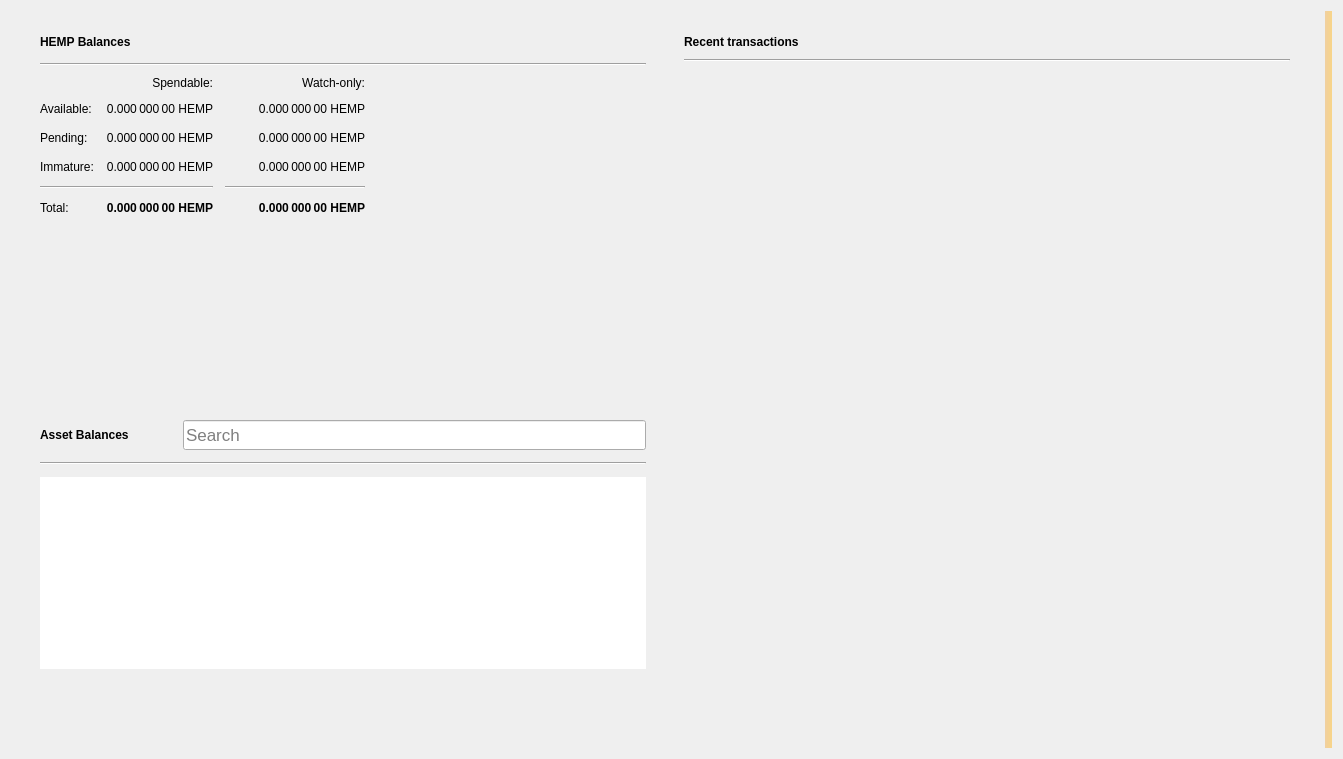
<?xml version="1.0" encoding="UTF-8"?>
<ui version="4.0">
 <class>OverviewPage</class>
 <widget class="QWidget" name="OverviewPage">
  <property name="geometry">
   <rect>
    <x>0</x>
    <y>0</y>
    <width>1343</width>
    <height>759</height>
   </rect>
  </property>
  <property name="minimumSize">
   <size>
    <width>760</width>
    <height>0</height>
   </size>
  </property>
  <property name="windowTitle">
   <string>Form</string>
  </property>
  <property name="autoFillBackground">
   <bool>false</bool>
  </property>
  <layout class="QGridLayout" name="gridLayout_3">
   <item row="0" column="1">
    <layout class="QVBoxLayout" name="verticalLayout_7">
     <property name="spacing">
      <number>0</number>
     </property>
     <property name="leftMargin">
      <number>0</number>
     </property>
     <property name="topMargin">
      <number>0</number>
     </property>
     <property name="rightMargin">
      <number>0</number>
     </property>
     <property name="bottomMargin">
      <number>0</number>
     </property>
     <item>
      <layout class="QHBoxLayout" name="horizontalLayout" stretch="0,0">
       <property name="spacing">
        <number>20</number>
       </property>
       <property name="sizeConstraint">
        <enum>QLayout::SetMinAndMaxSize</enum>
       </property>
       <property name="leftMargin">
        <number>20</number>
       </property>
       <property name="topMargin">
        <number>20</number>
       </property>
       <property name="rightMargin">
        <number>20</number>
       </property>
       <property name="bottomMargin">
        <number>20</number>
       </property>
       <item>
        <layout class="QVBoxLayout" name="verticalLayout_2">
         <property name="spacing">
          <number>0</number>
         </property>
         <property name="rightMargin">
          <number>0</number>
         </property>
         <item>
          <widget class="QFrame" name="frame">
           <property name="sizePolicy">
            <sizepolicy hsizetype="Preferred" vsizetype="Preferred">
             <horstretch>0</horstretch>
             <verstretch>0</verstretch>
            </sizepolicy>
           </property>
           <property name="minimumSize">
            <size>
             <width>350</width>
             <height>180</height>
            </size>
           </property>
           <property name="frameShape">
            <enum>QFrame::NoFrame</enum>
           </property>
           <property name="frameShadow">
            <enum>QFrame::Raised</enum>
           </property>
           <property name="lineWidth">
            <number>5</number>
           </property>
           <layout class="QVBoxLayout" name="verticalLayout_4">
            <property name="spacing">
             <number>10</number>
            </property>
            <property name="topMargin">
             <number>0</number>
            </property>
            <property name="bottomMargin">
             <number>0</number>
            </property>
            <item>
             <layout class="QHBoxLayout" name="horizontalLayout_4">
              <property name="spacing">
               <number>6</number>
              </property>
              <item>
               <widget class="QLabel" name="rvnBalancesLabel">
                <property name="font">
                 <font>
                  <weight>75</weight>
                  <bold>true</bold>
                 </font>
                </property>
                <property name="text">
                 <string>HEMP Balances</string>
                </property>
               </widget>
              </item>
              <item>
               <widget class="QPushButton" name="labelWalletStatus">
                <property name="enabled">
                 <bool>true</bool>
                </property>
                <property name="maximumSize">
                 <size>
                  <width>30</width>
                  <height>16777215</height>
                 </size>
                </property>
                <property name="toolTip">
                 <string>The displayed information may be out of date. Your wallet automatically synchronizes with the Raven network after a connection is established, but this process has not completed yet.</string>
                </property>
                <property name="text">
                 <string/>
                </property>
                <property name="icon">
                 <iconset>
                  <normaloff>:/icons/warning</normaloff>
                  <disabledoff>:/icons/warning</disabledoff>:/icons/warning</iconset>
                </property>
                <property name="iconSize">
                 <size>
                  <width>24</width>
                  <height>24</height>
                 </size>
                </property>
                <property name="flat">
                 <bool>true</bool>
                </property>
               </widget>
              </item>
              <item>
               <spacer name="horizontalSpacer_3">
                <property name="orientation">
                 <enum>Qt::Horizontal</enum>
                </property>
                <property name="sizeHint" stdset="0">
                 <size>
                  <width>40</width>
                  <height>20</height>
                 </size>
                </property>
               </spacer>
              </item>
             </layout>
            </item>
            <item>
             <widget class="Line" name="line_2">
              <property name="orientation">
               <enum>Qt::Horizontal</enum>
              </property>
             </widget>
            </item>
            <item>
             <layout class="QGridLayout" name="gridLayout">
              <property name="bottomMargin">
               <number>5</number>
              </property>
              <property name="spacing">
               <number>12</number>
              </property>
              <item row="3" column="2">
               <widget class="QLabel" name="labelWatchImmature">
                <property name="font">
                 <font>
                  <weight>50</weight>
                  <bold>false</bold>
                 </font>
                </property>
                <property name="cursor">
                 <cursorShape>IBeamCursor</cursorShape>
                </property>
                <property name="toolTip">
                 <string>Mined balance in watch-only addresses that has not yet matured</string>
                </property>
                <property name="text">
                 <string notr="true">0.000 000 00 HEMP</string>
                </property>
                <property name="alignment">
                 <set>Qt::AlignRight|Qt::AlignTrailing|Qt::AlignVCenter</set>
                </property>
                <property name="textInteractionFlags">
                 <set>Qt::LinksAccessibleByMouse|Qt::TextSelectableByKeyboard|Qt::TextSelectableByMouse</set>
                </property>
               </widget>
              </item>
              <item row="2" column="3">
               <spacer name="horizontalSpacer_2">
                <property name="orientation">
                 <enum>Qt::Horizontal</enum>
                </property>
                <property name="sizeHint" stdset="0">
                 <size>
                  <width>40</width>
                  <height>20</height>
                 </size>
                </property>
               </spacer>
              </item>
              <item row="1" column="0">
               <widget class="QLabel" name="labelBalanceText">
                <property name="text">
                 <string>Available:</string>
                </property>
               </widget>
              </item>
              <item row="1" column="2">
               <widget class="QLabel" name="labelWatchAvailable">
                <property name="font">
                 <font>
                  <weight>50</weight>
                  <bold>false</bold>
                 </font>
                </property>
                <property name="cursor">
                 <cursorShape>IBeamCursor</cursorShape>
                </property>
                <property name="toolTip">
                 <string>Your current balance in watch-only addresses</string>
                </property>
                <property name="text">
                 <string notr="true">0.000 000 00 HEMP</string>
                </property>
                <property name="alignment">
                 <set>Qt::AlignRight|Qt::AlignTrailing|Qt::AlignVCenter</set>
                </property>
                <property name="textInteractionFlags">
                 <set>Qt::LinksAccessibleByMouse|Qt::TextSelectableByKeyboard|Qt::TextSelectableByMouse</set>
                </property>
               </widget>
              </item>
              <item row="2" column="1">
               <widget class="QLabel" name="labelUnconfirmed">
                <property name="font">
                 <font>
                  <weight>50</weight>
                  <bold>false</bold>
                 </font>
                </property>
                <property name="cursor">
                 <cursorShape>IBeamCursor</cursorShape>
                </property>
                <property name="toolTip">
                 <string>Total of transactions that have yet to be confirmed, and do not yet count toward the spendable balance</string>
                </property>
                <property name="text">
                 <string notr="true">0.000 000 00 HEMP</string>
                </property>
                <property name="alignment">
                 <set>Qt::AlignRight|Qt::AlignTrailing|Qt::AlignVCenter</set>
                </property>
                <property name="textInteractionFlags">
                 <set>Qt::LinksAccessibleByMouse|Qt::TextSelectableByKeyboard|Qt::TextSelectableByMouse</set>
                </property>
               </widget>
              </item>
              <item row="4" column="2">
               <widget class="Line" name="lineWatchBalance">
                <property name="sizePolicy">
                 <sizepolicy hsizetype="Preferred" vsizetype="Fixed">
                  <horstretch>0</horstretch>
                  <verstretch>0</verstretch>
                 </sizepolicy>
                </property>
                <property name="minimumSize">
                 <size>
                  <width>140</width>
                  <height>0</height>
                 </size>
                </property>
                <property name="orientation">
                 <enum>Qt::Horizontal</enum>
                </property>
               </widget>
              </item>
              <item row="0" column="1">
               <widget class="QLabel" name="labelSpendable">
                <property name="text">
                 <string>Spendable:</string>
                </property>
                <property name="alignment">
                 <set>Qt::AlignRight|Qt::AlignTrailing|Qt::AlignVCenter</set>
                </property>
               </widget>
              </item>
              <item row="3" column="0">
               <widget class="QLabel" name="labelImmatureText">
                <property name="text">
                 <string>Immature:</string>
                </property>
               </widget>
              </item>
              <item row="5" column="2">
               <widget class="QLabel" name="labelWatchTotal">
                <property name="font">
                 <font>
                  <weight>75</weight>
                  <bold>true</bold>
                 </font>
                </property>
                <property name="cursor">
                 <cursorShape>IBeamCursor</cursorShape>
                </property>
                <property name="toolTip">
                 <string>Current total balance in watch-only addresses</string>
                </property>
                <property name="text">
                 <string notr="true">0.000 000 00 HEMP</string>
                </property>
                <property name="alignment">
                 <set>Qt::AlignRight|Qt::AlignTrailing|Qt::AlignVCenter</set>
                </property>
                <property name="textInteractionFlags">
                 <set>Qt::LinksAccessibleByMouse|Qt::TextSelectableByKeyboard|Qt::TextSelectableByMouse</set>
                </property>
               </widget>
              </item>
              <item row="4" column="0" colspan="2">
               <widget class="Line" name="line">
                <property name="orientation">
                 <enum>Qt::Horizontal</enum>
                </property>
               </widget>
              </item>
              <item row="0" column="2">
               <widget class="QLabel" name="labelWatchonly">
                <property name="text">
                 <string>Watch-only:</string>
                </property>
                <property name="alignment">
                 <set>Qt::AlignRight|Qt::AlignTrailing|Qt::AlignVCenter</set>
                </property>
               </widget>
              </item>
              <item row="5" column="1">
               <widget class="QLabel" name="labelTotal">
                <property name="font">
                 <font>
                  <weight>75</weight>
                  <bold>true</bold>
                 </font>
                </property>
                <property name="cursor">
                 <cursorShape>IBeamCursor</cursorShape>
                </property>
                <property name="toolTip">
                 <string>Your current total balance</string>
                </property>
                <property name="text">
                 <string notr="true">0.000 000 00 HEMP</string>
                </property>
                <property name="alignment">
                 <set>Qt::AlignRight|Qt::AlignTrailing|Qt::AlignVCenter</set>
                </property>
                <property name="textInteractionFlags">
                 <set>Qt::LinksAccessibleByMouse|Qt::TextSelectableByKeyboard|Qt::TextSelectableByMouse</set>
                </property>
               </widget>
              </item>
              <item row="1" column="1">
               <widget class="QLabel" name="labelBalance">
                <property name="font">
                 <font>
                  <weight>50</weight>
                  <bold>false</bold>
                 </font>
                </property>
                <property name="cursor">
                 <cursorShape>IBeamCursor</cursorShape>
                </property>
                <property name="toolTip">
                 <string>Your current spendable balance</string>
                </property>
                <property name="text">
                 <string notr="true">0.000 000 00 HEMP</string>
                </property>
                <property name="alignment">
                 <set>Qt::AlignRight|Qt::AlignTrailing|Qt::AlignVCenter</set>
                </property>
                <property name="textInteractionFlags">
                 <set>Qt::LinksAccessibleByMouse|Qt::TextSelectableByKeyboard|Qt::TextSelectableByMouse</set>
                </property>
               </widget>
              </item>
              <item row="2" column="0">
               <widget class="QLabel" name="labelPendingText">
                <property name="text">
                 <string>Pending:</string>
                </property>
               </widget>
              </item>
              <item row="5" column="0">
               <widget class="QLabel" name="labelTotalText">
                <property name="text">
                 <string>Total:</string>
                </property>
               </widget>
              </item>
              <item row="3" column="1">
               <widget class="QLabel" name="labelImmature">
                <property name="font">
                 <font>
                  <weight>50</weight>
                  <bold>false</bold>
                 </font>
                </property>
                <property name="cursor">
                 <cursorShape>IBeamCursor</cursorShape>
                </property>
                <property name="toolTip">
                 <string>Mined balance that has not yet matured</string>
                </property>
                <property name="text">
                 <string notr="true">0.000 000 00 HEMP</string>
                </property>
                <property name="alignment">
                 <set>Qt::AlignRight|Qt::AlignTrailing|Qt::AlignVCenter</set>
                </property>
                <property name="textInteractionFlags">
                 <set>Qt::LinksAccessibleByMouse|Qt::TextSelectableByKeyboard|Qt::TextSelectableByMouse</set>
                </property>
               </widget>
              </item>
              <item row="2" column="2">
               <widget class="QLabel" name="labelWatchPending">
                <property name="font">
                 <font>
                  <weight>50</weight>
                  <bold>false</bold>
                 </font>
                </property>
                <property name="cursor">
                 <cursorShape>IBeamCursor</cursorShape>
                </property>
                <property name="toolTip">
                 <string>Unconfirmed transactions to watch-only addresses</string>
                </property>
                <property name="text">
                 <string notr="true">0.000 000 00 HEMP</string>
                </property>
                <property name="alignment">
                 <set>Qt::AlignRight|Qt::AlignTrailing|Qt::AlignVCenter</set>
                </property>
                <property name="textInteractionFlags">
                 <set>Qt::LinksAccessibleByMouse|Qt::TextSelectableByKeyboard|Qt::TextSelectableByMouse</set>
                </property>
               </widget>
              </item>
             </layout>
            </item>
           </layout>
          </widget>
         </item>
         <item>
          <widget class="QWidget" name="assetVerticalSpaceWidget2" native="true">
           <property name="autoFillBackground">
            <bool>false</bool>
           </property>
           <layout class="QVBoxLayout" name="verticalLayout_6">
            <item>
             <spacer name="verticalSpacer_4">
              <property name="orientation">
               <enum>Qt::Vertical</enum>
              </property>
              <property name="sizeType">
               <enum>QSizePolicy::MinimumExpanding</enum>
              </property>
              <property name="sizeHint" stdset="0">
               <size>
                <width>20</width>
                <height>10</height>
               </size>
              </property>
             </spacer>
            </item>
           </layout>
          </widget>
         </item>
         <item>
          <widget class="QFrame" name="assetFrame">
           <property name="minimumSize">
            <size>
             <width>350</width>
             <height>150</height>
            </size>
           </property>
           <property name="autoFillBackground">
            <bool>true</bool>
           </property>
           <property name="frameShape">
            <enum>QFrame::NoFrame</enum>
           </property>
           <property name="frameShadow">
            <enum>QFrame::Plain</enum>
           </property>
           <property name="lineWidth">
            <number>0</number>
           </property>
           <layout class="QVBoxLayout" name="verticalLayout_5">
            <property name="spacing">
             <number>12</number>
            </property>
            <item>
             <layout class="QHBoxLayout" name="assetBalanceHorizontalLayout">
              <item alignment="Qt::AlignVCenter">
               <widget class="QLabel" name="assetBalanceLabel">
                <property name="font">
                 <font>
                  <weight>75</weight>
                  <bold>true</bold>
                 </font>
                </property>
                <property name="text">
                 <string>Asset Balances</string>
                </property>
               </widget>
              </item>
              <item>
               <widget class="QPushButton" name="labelAssetStatus">
                <property name="enabled">
                 <bool>true</bool>
                </property>
                <property name="maximumSize">
                 <size>
                  <width>30</width>
                  <height>16777215</height>
                 </size>
                </property>
                <property name="toolTip">
                 <string>The displayed information may be out of date. Your wallet automatically synchronizes with the Raven network after a connection is established, but this process has not completed yet.</string>
                </property>
                <property name="text">
                 <string/>
                </property>
                <property name="icon">
                 <iconset>
                  <normaloff>:/icons/warning</normaloff>
                  <disabledoff>:/icons/warning</disabledoff>:/icons/warning</iconset>
                </property>
                <property name="iconSize">
                 <size>
                  <width>24</width>
                  <height>24</height>
                 </size>
                </property>
                <property name="flat">
                 <bool>true</bool>
                </property>
               </widget>
              </item>
              <item alignment="Qt::AlignBottom">
               <widget class="QLineEdit" name="assetSearch">
                <property name="sizePolicy">
                 <sizepolicy hsizetype="Expanding" vsizetype="Preferred">
                  <horstretch>0</horstretch>
                  <verstretch>0</verstretch>
                 </sizepolicy>
                </property>
                <property name="minimumSize">
                 <size>
                  <width>0</width>
                  <height>30</height>
                 </size>
                </property>
                <property name="maximumSize">
                 <size>
                  <width>16777215</width>
                  <height>30</height>
                 </size>
                </property>
                <property name="sizeIncrement">
                 <size>
                  <width>0</width>
                  <height>0</height>
                 </size>
                </property>
                <property name="baseSize">
                 <size>
                  <width>0</width>
                  <height>0</height>
                 </size>
                </property>
                <property name="font">
                 <font>
                  <pointsize>13</pointsize>
                 </font>
                </property>
                <property name="maxLength">
                 <number>32</number>
                </property>
                <property name="frame">
                 <bool>true</bool>
                </property>
                <property name="alignment">
                 <set>Qt::AlignLeading|Qt::AlignLeft|Qt::AlignVCenter</set>
                </property>
                <property name="placeholderText">
                 <string>Search</string>
                </property>
                <property name="clearButtonEnabled">
                 <bool>true</bool>
                </property>
               </widget>
              </item>
             </layout>
            </item>
            <item>
             <widget class="Line" name="assetBalanceLine">
              <property name="orientation">
               <enum>Qt::Horizontal</enum>
              </property>
             </widget>
            </item>
            <item>
             <widget class="QListView" name="listAssets">
              <property name="frameShape">
               <enum>QFrame::NoFrame</enum>
              </property>
              <property name="lineWidth">
               <number>0</number>
              </property>
              <property name="verticalScrollMode">
               <enum>QAbstractItemView::ScrollPerItem</enum>
              </property>
             </widget>
            </item>
            <item>
             <widget class="QWidget" name="assetVerticalSpaceWidget" native="true">
              <property name="autoFillBackground">
               <bool>false</bool>
              </property>
              <layout class="QVBoxLayout" name="verticalLayout">
               <item>
                <spacer name="verticalSpacer_3">
                 <property name="orientation">
                  <enum>Qt::Vertical</enum>
                 </property>
                 <property name="sizeHint" stdset="0">
                  <size>
                   <width>20</width>
                   <height>20</height>
                  </size>
                 </property>
                </spacer>
               </item>
              </layout>
             </widget>
            </item>
           </layout>
          </widget>
         </item>
        </layout>
       </item>
       <item>
        <layout class="QVBoxLayout" name="verticalLayout_3">
         <property name="spacing">
          <number>20</number>
         </property>
         <property name="leftMargin">
          <number>0</number>
         </property>
         <item>
          <widget class="QFrame" name="frame_2">
           <property name="sizePolicy">
            <sizepolicy hsizetype="Preferred" vsizetype="Preferred">
             <horstretch>0</horstretch>
             <verstretch>0</verstretch>
            </sizepolicy>
           </property>
           <property name="minimumSize">
            <size>
             <width>350</width>
             <height>0</height>
            </size>
           </property>
           <property name="sizeIncrement">
            <size>
             <width>0</width>
             <height>300</height>
            </size>
           </property>
           <property name="frameShape">
            <enum>QFrame::NoFrame</enum>
           </property>
           <property name="frameShadow">
            <enum>QFrame::Plain</enum>
           </property>
           <property name="lineWidth">
            <number>0</number>
           </property>
           <layout class="QGridLayout" name="gridLayout_2">
            <property name="topMargin">
             <number>0</number>
            </property>
            <property name="horizontalSpacing">
             <number>12</number>
            </property>
            <item row="0" column="0">
             <layout class="QHBoxLayout" name="horizontalLayout_2">
              <property name="spacing">
               <number>6</number>
              </property>
              <item>
               <widget class="QLabel" name="recentTransactionsLabel">
                <property name="font">
                 <font>
                  <weight>75</weight>
                  <bold>true</bold>
                 </font>
                </property>
                <property name="text">
                 <string>Recent transactions</string>
                </property>
               </widget>
              </item>
              <item>
               <widget class="QPushButton" name="labelTransactionsStatus">
                <property name="enabled">
                 <bool>true</bool>
                </property>
                <property name="maximumSize">
                 <size>
                  <width>30</width>
                  <height>16777215</height>
                 </size>
                </property>
                <property name="toolTip">
                 <string>The displayed information may be out of date. Your wallet automatically synchronizes with the Raven network after a connection is established, but this process has not completed yet.</string>
                </property>
                <property name="text">
                 <string/>
                </property>
                <property name="icon">
                 <iconset>
                  <normaloff>:/icons/warning</normaloff>
                  <disabledoff>:/icons/warning</disabledoff>:/icons/warning</iconset>
                </property>
                <property name="iconSize">
                 <size>
                  <width>24</width>
                  <height>24</height>
                 </size>
                </property>
                <property name="flat">
                 <bool>true</bool>
                </property>
               </widget>
              </item>
              <item>
               <spacer name="horizontalSpacer">
                <property name="orientation">
                 <enum>Qt::Horizontal</enum>
                </property>
                <property name="sizeHint" stdset="0">
                 <size>
                  <width>40</width>
                  <height>20</height>
                 </size>
                </property>
               </spacer>
              </item>
             </layout>
            </item>
            <item row="2" column="0">
             <widget class="QListView" name="listTransactions">
              <property name="styleSheet">
               <string notr="true">QListView { background: transparent; }</string>
              </property>
              <property name="frameShape">
               <enum>QFrame::NoFrame</enum>
              </property>
              <property name="verticalScrollBarPolicy">
               <enum>Qt::ScrollBarAlwaysOff</enum>
              </property>
              <property name="horizontalScrollBarPolicy">
               <enum>Qt::ScrollBarAlwaysOff</enum>
              </property>
              <property name="selectionMode">
               <enum>QAbstractItemView::NoSelection</enum>
              </property>
             </widget>
            </item>
            <item row="1" column="0">
             <widget class="Line" name="line_3">
              <property name="orientation">
               <enum>Qt::Horizontal</enum>
              </property>
             </widget>
            </item>
           </layout>
          </widget>
         </item>
        </layout>
       </item>
      </layout>
     </item>
    </layout>
   </item>
   <item row="0" column="3">
    <widget class="QLabel" name="labelAlerts">
     <property name="visible">
      <bool>true</bool>
     </property>
     <property name="styleSheet">
      <string notr="true">QLabel { background-color: qlineargradient(x1: 0, y1: 0, x2: 1, y2: 0, stop:0 #F0D0A0, stop:1 #F8D488); color:#000000; }</string>
     </property>
     <property name="wordWrap">
      <bool>true</bool>
     </property>
     <property name="margin">
      <number>3</number>
     </property>
     <property name="textInteractionFlags">
      <set>Qt::TextSelectableByMouse</set>
     </property>
    </widget>
   </item>
  </layout>
 </widget>
 <resources/>
 <connections/>
</ui>
